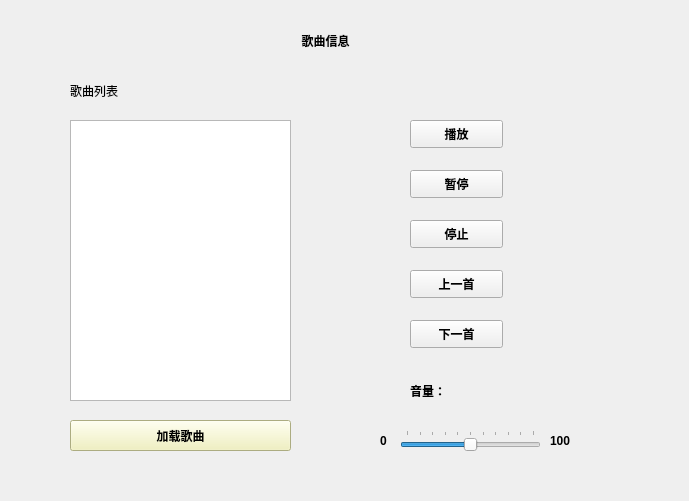
<?xml version="1.0" encoding="UTF-8"?>
<ui version="4.0">
 <class>Form</class>
 <widget class="QWidget" name="Form">
  <property name="windowModality">
   <enum>Qt::NonModal</enum>
  </property>
  <property name="geometry">
   <rect>
    <x>0</x>
    <y>0</y>
    <width>689</width>
    <height>501</height>
   </rect>
  </property>
  <property name="windowTitle">
   <string>音乐播放器</string>
  </property>
  <property name="windowIcon">
   <iconset>
    <normaloff>a.jpg</normaloff>a.jpg</iconset>
  </property>
  <property name="autoFillBackground">
   <bool>false</bool>
  </property>
  <property name="styleSheet">
   <string notr="true"/>
  </property>
  <widget class="QPushButton" name="pushButton">
   <property name="geometry">
    <rect>
     <x>410</x>
     <y>120</y>
     <width>93</width>
     <height>28</height>
    </rect>
   </property>
   <property name="font">
    <font>
     <weight>75</weight>
     <bold>true</bold>
    </font>
   </property>
   <property name="text">
    <string>播放</string>
   </property>
  </widget>
  <widget class="QPushButton" name="pushButton_2">
   <property name="geometry">
    <rect>
     <x>410</x>
     <y>220</y>
     <width>93</width>
     <height>28</height>
    </rect>
   </property>
   <property name="font">
    <font>
     <weight>75</weight>
     <bold>true</bold>
    </font>
   </property>
   <property name="text">
    <string>停止</string>
   </property>
  </widget>
  <widget class="QLabel" name="label">
   <property name="geometry">
    <rect>
     <x>70</x>
     <y>20</y>
     <width>511</width>
     <height>41</height>
    </rect>
   </property>
   <property name="font">
    <font>
     <weight>75</weight>
     <bold>true</bold>
    </font>
   </property>
   <property name="text">
    <string>歌曲信息</string>
   </property>
   <property name="alignment">
    <set>Qt::AlignCenter</set>
   </property>
  </widget>
  <widget class="QPushButton" name="pushButton_3">
   <property name="geometry">
    <rect>
     <x>410</x>
     <y>170</y>
     <width>93</width>
     <height>28</height>
    </rect>
   </property>
   <property name="font">
    <font>
     <weight>75</weight>
     <bold>true</bold>
    </font>
   </property>
   <property name="text">
    <string>暂停</string>
   </property>
  </widget>
  <widget class="QPushButton" name="pushButton_4">
   <property name="geometry">
    <rect>
     <x>410</x>
     <y>270</y>
     <width>93</width>
     <height>28</height>
    </rect>
   </property>
   <property name="font">
    <font>
     <weight>75</weight>
     <bold>true</bold>
    </font>
   </property>
   <property name="text">
    <string>上一首</string>
   </property>
  </widget>
  <widget class="QPushButton" name="pushButton_5">
   <property name="geometry">
    <rect>
     <x>410</x>
     <y>320</y>
     <width>93</width>
     <height>28</height>
    </rect>
   </property>
   <property name="font">
    <font>
     <weight>75</weight>
     <bold>true</bold>
    </font>
   </property>
   <property name="text">
    <string>下一首</string>
   </property>
  </widget>
  <widget class="QListWidget" name="listWidget">
   <property name="geometry">
    <rect>
     <x>70</x>
     <y>120</y>
     <width>221</width>
     <height>281</height>
    </rect>
   </property>
  </widget>
  <widget class="QPushButton" name="loadMusic">
   <property name="geometry">
    <rect>
     <x>70</x>
     <y>420</y>
     <width>221</width>
     <height>31</height>
    </rect>
   </property>
   <property name="font">
    <font>
     <weight>75</weight>
     <bold>true</bold>
    </font>
   </property>
   <property name="styleSheet">
    <string notr="true">background-color: rgb(241, 241, 181);</string>
   </property>
   <property name="text">
    <string>加载歌曲</string>
   </property>
  </widget>
  <widget class="QLabel" name="label_2">
   <property name="geometry">
    <rect>
     <x>70</x>
     <y>70</y>
     <width>201</width>
     <height>41</height>
    </rect>
   </property>
   <property name="text">
    <string>歌曲列表</string>
   </property>
   <property name="alignment">
    <set>Qt::AlignLeading|Qt::AlignLeft|Qt::AlignVCenter</set>
   </property>
  </widget>
  <widget class="QSlider" name="horizontalSlider">
   <property name="geometry">
    <rect>
     <x>400</x>
     <y>430</y>
     <width>141</width>
     <height>22</height>
    </rect>
   </property>
   <property name="maximum">
    <number>100</number>
   </property>
   <property name="singleStep">
    <number>10</number>
   </property>
   <property name="pageStep">
    <number>10</number>
   </property>
   <property name="value">
    <number>50</number>
   </property>
   <property name="sliderPosition">
    <number>50</number>
   </property>
   <property name="orientation">
    <enum>Qt::Horizontal</enum>
   </property>
   <property name="invertedAppearance">
    <bool>false</bool>
   </property>
   <property name="tickPosition">
    <enum>QSlider::TicksAbove</enum>
   </property>
  </widget>
  <widget class="QLabel" name="label_3">
   <property name="geometry">
    <rect>
     <x>410</x>
     <y>370</y>
     <width>181</width>
     <height>41</height>
    </rect>
   </property>
   <property name="font">
    <font>
     <weight>75</weight>
     <bold>true</bold>
    </font>
   </property>
   <property name="text">
    <string>音量：</string>
   </property>
   <property name="alignment">
    <set>Qt::AlignLeading|Qt::AlignLeft|Qt::AlignVCenter</set>
   </property>
  </widget>
  <widget class="QLabel" name="label_4">
   <property name="geometry">
    <rect>
     <x>380</x>
     <y>430</y>
     <width>21</width>
     <height>21</height>
    </rect>
   </property>
   <property name="font">
    <font>
     <weight>75</weight>
     <bold>true</bold>
    </font>
   </property>
   <property name="text">
    <string>0</string>
   </property>
   <property name="alignment">
    <set>Qt::AlignLeading|Qt::AlignLeft|Qt::AlignVCenter</set>
   </property>
  </widget>
  <widget class="QLabel" name="label_5">
   <property name="geometry">
    <rect>
     <x>550</x>
     <y>430</y>
     <width>41</width>
     <height>21</height>
    </rect>
   </property>
   <property name="font">
    <font>
     <weight>75</weight>
     <bold>true</bold>
    </font>
   </property>
   <property name="text">
    <string>100</string>
   </property>
   <property name="alignment">
    <set>Qt::AlignLeading|Qt::AlignLeft|Qt::AlignVCenter</set>
   </property>
  </widget>
 </widget>
 <resources>
  <include location="picture.qrc"/>
 </resources>
 <connections>
  <connection>
   <sender>pushButton</sender>
   <signal>clicked()</signal>
   <receiver>Form</receiver>
   <slot>playbutton()</slot>
   <hints>
    <hint type="sourcelabel">
     <x>122</x>
     <y>185</y>
    </hint>
    <hint type="destinationlabel">
     <x>116</x>
     <y>244</y>
    </hint>
   </hints>
  </connection>
  <connection>
   <sender>pushButton_2</sender>
   <signal>clicked()</signal>
   <receiver>Form</receiver>
   <slot>stopbutton()</slot>
   <hints>
    <hint type="sourcelabel">
     <x>277</x>
     <y>182</y>
    </hint>
    <hint type="destinationlabel">
     <x>277</x>
     <y>253</y>
    </hint>
   </hints>
  </connection>
  <connection>
   <sender>pushButton_3</sender>
   <signal>clicked()</signal>
   <receiver>Form</receiver>
   <slot>pausebutton()</slot>
   <hints>
    <hint type="sourcelabel">
     <x>457</x>
     <y>203</y>
    </hint>
    <hint type="destinationlabel">
     <x>523</x>
     <y>198</y>
    </hint>
   </hints>
  </connection>
  <connection>
   <sender>pushButton_4</sender>
   <signal>clicked()</signal>
   <receiver>Form</receiver>
   <slot>lastbutton()</slot>
   <hints>
    <hint type="sourcelabel">
     <x>454</x>
     <y>324</y>
    </hint>
    <hint type="destinationlabel">
     <x>525</x>
     <y>353</y>
    </hint>
   </hints>
  </connection>
  <connection>
   <sender>pushButton_5</sender>
   <signal>clicked()</signal>
   <receiver>Form</receiver>
   <slot>nextbutton()</slot>
   <hints>
    <hint type="sourcelabel">
     <x>437</x>
     <y>390</y>
    </hint>
    <hint type="destinationlabel">
     <x>435</x>
     <y>427</y>
    </hint>
   </hints>
  </connection>
  <connection>
   <sender>horizontalSlider</sender>
   <signal>valueChanged(int)</signal>
   <receiver>Form</receiver>
   <slot>setValue()</slot>
   <hints>
    <hint type="sourcelabel">
     <x>405</x>
     <y>443</y>
    </hint>
    <hint type="destinationlabel">
     <x>405</x>
     <y>468</y>
    </hint>
   </hints>
  </connection>
  <connection>
   <sender>loadMusic</sender>
   <signal>clicked()</signal>
   <receiver>Form</receiver>
   <slot>loadmusicbutton()</slot>
   <hints>
    <hint type="sourcelabel">
     <x>146</x>
     <y>433</y>
    </hint>
    <hint type="destinationlabel">
     <x>144</x>
     <y>479</y>
    </hint>
   </hints>
  </connection>
  <connection>
   <sender>listWidget</sender>
   <signal>itemDoubleClicked(QListWidgetItem*)</signal>
   <receiver>Form</receiver>
   <slot>listWidgetDoubleClick()</slot>
   <hints>
    <hint type="sourcelabel">
     <x>88</x>
     <y>321</y>
    </hint>
    <hint type="destinationlabel">
     <x>37</x>
     <y>313</y>
    </hint>
   </hints>
  </connection>
 </connections>
 <slots>
  <slot>playbutton()</slot>
  <slot>stopbutton()</slot>
  <slot>gequ()</slot>
  <slot>pausebutton()</slot>
  <slot>lastbutton()</slot>
  <slot>nextbutton()</slot>
  <slot>setValue()</slot>
  <slot>loadmusicbutton()</slot>
  <slot>listWidgetDoubleClick()</slot>
 </slots>
</ui>
